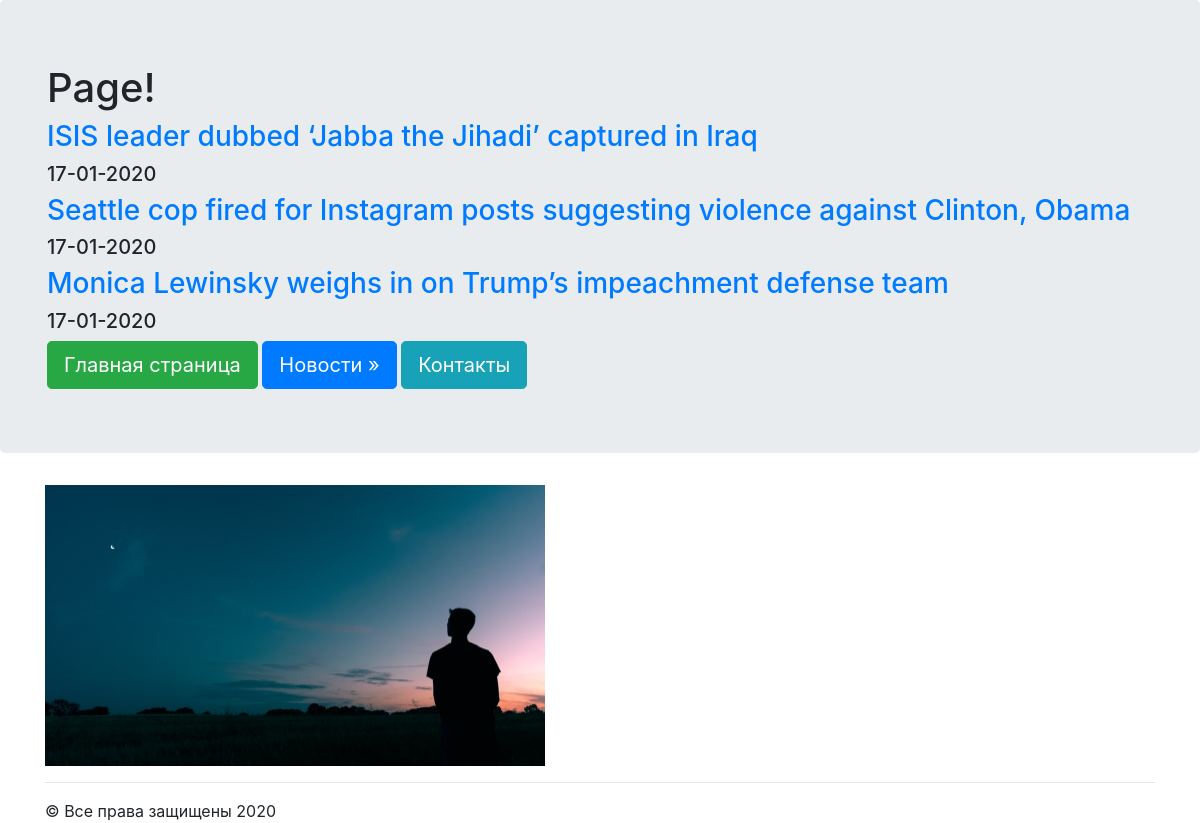
Page /news/ on the committed database.
### news/models.py (models this page shows, shortened)
class Articles(models.Model):
    title = models.CharField(max_length=120)
    post = models.TextField()
    date = models.DateTimeField()

### news/templates/news/posts.html
{% extends "MainApp/wrapper.html" %}
{% block content %}
    {% for post in object_list %}
        <a href="/news/{{ post.id }}"><h3>{{ post.title }}</h3></a>
        <h5>{{ post.date|date:"d-m-Y" }}</h5>
    {% endfor %}
{% endblock %}

### MainApp/templates/MainApp/wrapper.html (shortened to what this page needs)
<!DOCTYPE html>
<html lang="en">
<head>
    {% load static %}
    <link rel="stylesheet" type="text/css" href = "{% static 'css/bootstrap.min.css' %}">
</head>
<body>
    <body>
  <div class="jumbotron">
    <div class="container">
        {% include "MainApp/includes/some_html.html" %}
        {% block content %}
        {% endblock %}
        <a href="/" class="btn btn-success btn-lg">Главная страница</a>
        <a href="/news" class="btn btn-primary btn-lg">Новости &raquo;</a>
        <a href="/contact" class="btn btn-info btn-lg">Контакты </a>
    </div>
  </div>
  <div class="container">
      <img src="{% static 'MainApp/image/alone.jpg' %}" width="500">
    <hr>
    &copy; Все права защищены 2020
  </div>
    </body>
</body>
</html>

### MainApp/templates/MainApp/includes/some_html.html
{% block content %}
<h1>Page!</h1>
{% endblock %}

### rows in the picture
Articles: title "ISIS leader dubbed ‘Jabba the Jihadi’ captured in Iraq", date "17-01-2020"
Articles: title "Seattle cop fired for Instagram posts suggesting violence against Clinton, Obama", date "17-01-2020"
Articles: title "Monica Lewinsky weighs in on Trump’s impeachment defense team", date "17-01-2020"
